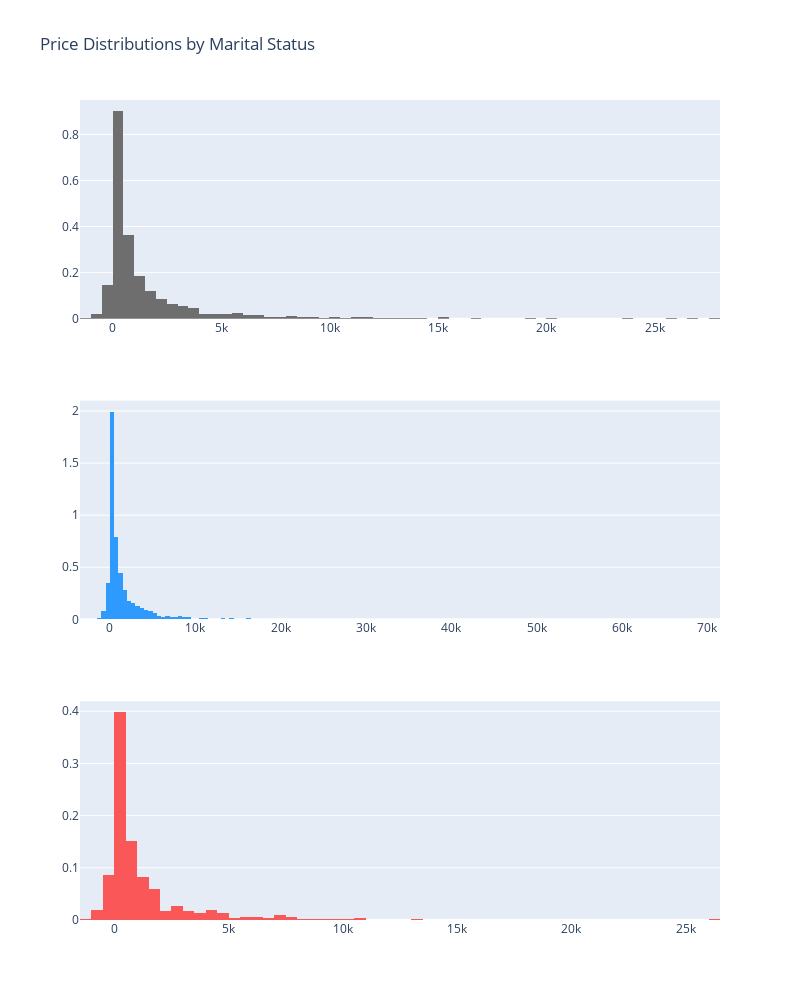

Notebook code cell kept with this figure:
### Code cell
# Distribuicao dos saldos por estado civil
solteiro = df['saldo'].loc[df['estado_civil'] == 'solteiro'].values
married = df['saldo'].loc[df['estado_civil'] == 'casado'].values
divorced = df['saldo'].loc[df['estado_civil'] == 'divorciado'].values


solteiro_dist = go.Histogram(
    x=solteiro,
    histnorm='density', 
    name='solteiro',
    marker=dict(
        color='#6E6E6E'
    )
)


married_dist = go.Histogram(
    x=married,
    histnorm='density', 
    name='casado',
    marker=dict(
        color='#2E9AFE'
    )
)

divorced_dist = go.Histogram(
    x=divorced,
    histnorm='density', 
    name='divorciado',
    marker=dict(
        color='#FA5858'
    )
)


fig = tools.make_subplots(rows=3, print_grid=False)

fig.append_trace(solteiro_dist, 1, 1)
fig.append_trace(married_dist, 2, 1)
fig.append_trace(divorced_dist, 3, 1)


fig['layout'].update(showlegend=False, title="Price Distributions by Marital Status",
                    height=1000, width=800)

iplot(fig, filename='custom-sized-subplot-with-subplot-titles')

### Figure 1 — Plotly figure (JSON) as saved in the notebook; plotly's stock layout.template omitted (floating-point values rounded to 4 significant figures; data arrays with more than 128 entries replaced by an {"elided": "..."} marker saying what was removed)
{"data": [{"histnorm": "density", "marker": {"color": "#6E6E6E"}, "name": "solteiro", "type": "histogram", "x": {"elided": "1108 int values"}, "xaxis": "x", "yaxis": "y"}, {"histnorm": "density", "marker": {"color": "#2E9AFE"}, "name": "casado", "type": "histogram", "x": {"elided": "2539 int values"}, "xaxis": "x2", "yaxis": "y2"}, {"histnorm": "density", "marker": {"color": "#FA5858"}, "name": "divorciado", "type": "histogram", "x": {"elided": "482 int values"}, "xaxis": "x3", "yaxis": "y3"}], "layout": {"height": 1000, "showlegend": false, "title": {"text": "Price Distributions by Marital Status"}, "width": 800, "xaxis": {"anchor": "y", "domain": [0, 1]}, "xaxis2": {"anchor": "y2", "domain": [0, 1]}, "xaxis3": {"anchor": "y3", "domain": [0, 1]}, "yaxis": {"anchor": "x", "domain": [0.7333, 1]}, "yaxis2": {"anchor": "x2", "domain": [0.3667, 0.6333]}, "yaxis3": {"anchor": "x3", "domain": [0, 0.2667]}}}
